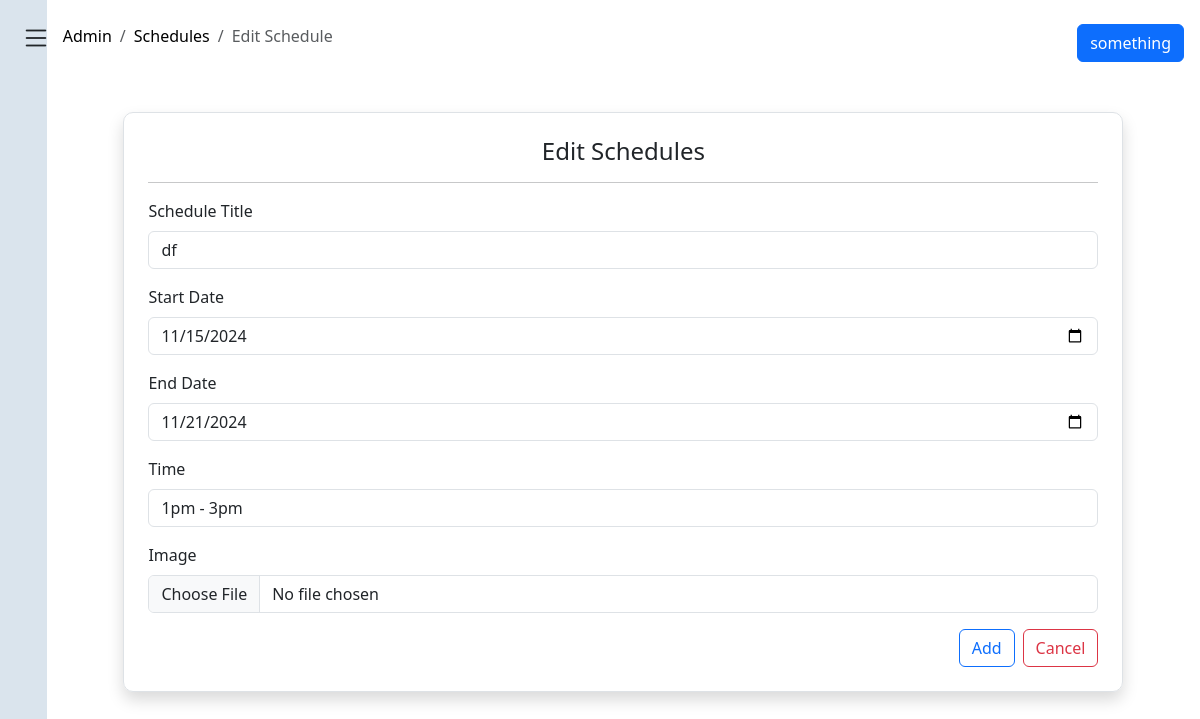
Page /admin/schedules_edit.php?sn=10 (signed in) on the committed database.
### tables this page shows
CREATE TABLE `schedules` (
  `sn` int NOT NULL,
  `title` varchar(255) NOT NULL,
  `start_date` date NOT NULL,
  `end_date` date NOT NULL,
  `time` varchar(20) NOT NULL,
  `image` varchar(255) NOT NULL,
  `created/edited_by` varchar(255) NOT NULL
);

### admin/schedules_edit.php (the view, shortened to what this page needs)
<?php
include "../app/connection.php";
if (isset($_GET['sn'])) {
    $sn = $_GET['sn'];
    $news_query = "SELECT * FROM `schedules` WHERE `sn` = '$sn' LIMIT 1;";
    $news_result = mysqli_query($conn, $news_query);
    $row = mysqli_fetch_assoc($news_result);
    $sn = $row['sn'];
    $old_title = $row['title'];
    $old_start_date = $row['start_date'];
    $old_end_date = $row['end_date'];
    $old_time = $row['time'];
}
?>
<!DOCTYPE html>
<html lang="en">
<head>
</head>
<body>
    <div class="main">
        <?php include "leftside.php" ?>
        <div class="right-side">
            <div class="bread d-flex justify-content-between">
                <nav aria-label">
                    <ol class="breadcrumb mt-4 ms-3">
                        <li class="breadcrumb-item"><a href="dashboard.php">Admin</a></li>
                        <li class="breadcrumb-item"><a href="schedules.php">Schedules</a></li>
                        <li class="breadcrumb-item active" aria-current="page">Edit Schedule</li>
                    </ol>
                </nav>
                <div class="add mt-4 me-3">
                    <a href="news_add.php" class="btn btn-primary">something</a>
                </div>
            </div>
            <div class="container border p-2 shadow mt-5" style="border-radius: 10px; max-width: 1000px;">
                <div class="container p-3">
                    <h4 class="text-center">Edit Schedules</h4>
                    <hr>
                    <form method="post" action="schedules_edit.php?sn=<?php echo $sn; ?>" enctype="multipart/form-data">
                        <div class="mb-3">
                            <label for="title" class="form-label">Schedule Title</label>
                            <input type="text" name="title" class="form-control" value="<?php echo $old_title; ?>" placeholder="Enter title" required>
                        </div>
                        <div class="mb-3">
                            <label for="start" class="form-label">Start Date</label>
                            <input name="start" class="form-control" value="<?php echo $old_start_date; ?>" type="date" id="start" required>
                        </div>
                        <div class="mb-3">
                            <label for="end" class="form-label">End Date</label>
                            <input name="end" class="form-control" value="<?php echo $old_end_date; ?>" type="date" id="end" required>
                        </div>
                        <div class="mb-3">
                            <label for="time" class="form-label">Time</label>
                            <input name="time" class="form-control" value="<?php echo $old_time; ?>" type="text" maxlength="20" placeholder="Enter time(eg: 1am - 2am)" id="time" required>
                        </div>
                        <div class="mb-3">
                            <label for="img" class="form-label">Image</label>
                            <input name="img" type="file" class="form-control" id="img-input" accept="image/*">
                        </div>
                        <div class="d-flex justify-content-end gap-2">
                            <button type="submit" name="submit" class="btn btn-outline-primary">Add</button>
                            <a href="schedules.php" class="btn btn-outline-danger">Cancel</a>
                        </div>
                    </form>
                </div>
            </div>
        </div>
    </div>
    <?php include "sidebar.php" ?>
</body>
</html>

### admin/style.css (style rules this page uses)
* { padding: 0; margin: 0; box-sizing: border-box; }
html, body { height: 100%; }

### rows in the picture
schedules: title "df", start "11/15/2024", end "11/21/2024", time "1pm - 3pm"
